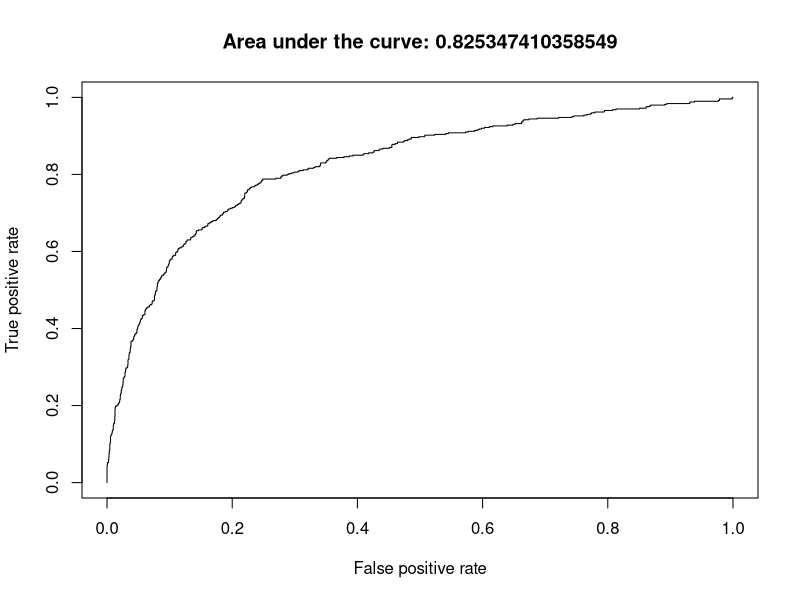

This figure's R source:
library(ROCR)
library(corrplot)
library(fastDummies)
library(MASS)
library(car)

# clean environment 
rm(list=ls())


data <- read.csv("employee_data.csv")

# Categorical data to transform to n-1 variables
CatArray <- c("Department", "EducationField", "Gender", "JobRole", "MaritalStatus")

TempData <- data

# Set seed
set.seed(42)

# Shuffle row indices: rows
rows <- sample(nrow(TempData))

# Randomly order data
TempData <- TempData[rows, ]

TempData <- TempData[-c(1)]

#Set Attrition Yes or No to 1 or 0
TempData$Attrition <- as.numeric(ifelse(TempData$Attrition == "Yes" , 1, 0))


#Set Busniess Travel to 0: No travel, 1: rarely, 2: frequently
TempData$BusinessTravel <- ifelse(TempData$BusinessTravel == "Non-Travel", 0, ifelse(TempData$BusinessTravel == "Travel_Rarely", 1, 2))

TempData <- dummy_cols(TempData, select_columns = CatArray, remove_first_dummy = TRUE, remove_selected_columns = TRUE)


# we have 4300 rows: 3010 (70%) training and the rest for testing 
# Logistic Regression

trainingSet <- head(TempData, 3010)
testSet <- tail(TempData, nrow(TempData)-3010)


basicModel <- glm(Attrition ~.,
               data =trainingSet, family=binomial(link="logit"),
               na.action=na.pass)
summary(basicModel) 

model1 <- stepAIC(basicModel, direction = "both")
summary(model1)
# AIC: 2118.6
# Removing multicollinearity through VIF check
vif(model1)


model2 <- glm(formula = Attrition ~ Age + BusinessTravel + Education + 
                 JobLevel + NumCompaniesWorked + TotalWorkingYears + TrainingTimesLastYear + 
                 YearsSinceLastPromotion + YearsWithCurrManager + EnvironmentSatisfaction + 
                 JobSatisfaction + WorkLifeBalance + JobInvolvement + AverageWorkingHours + 
                 `Department_Research & Development` + Department_Sales + 
                 `EducationField_Technical Degree` + JobRole_Manager + `JobRole_Manufacturing Director` + 
                 `JobRole_Research Director` + MaritalStatus_Married + MaritalStatus_Single, 
               family = binomial(link = "logit"), data = trainingSet, na.action = na.pass)
summary(model2)
#Accuracy = 85.73643


# Remove EducationField_Technical Degree`   -0.311127   0.221286  -1.406 0.159726  
model2 <- glm(formula = Attrition ~ Age + BusinessTravel + Education + 
                JobLevel + NumCompaniesWorked + TotalWorkingYears + TrainingTimesLastYear + 
                YearsSinceLastPromotion + YearsWithCurrManager + EnvironmentSatisfaction + 
                JobSatisfaction + WorkLifeBalance + JobInvolvement + AverageWorkingHours + 
                `Department_Research & Development` + Department_Sales 
                 + JobRole_Manager + `JobRole_Manufacturing Director` + 
                `JobRole_Research Director` + MaritalStatus_Married + MaritalStatus_Single, 
              family = binomial(link = "logit"), data = trainingSet, na.action = na.pass)
summary(model2)
#Accuracy = 85.81395


# Remove JobLevel                            -0.081963   0.051989  -1.577 0.114900  
model2 <- glm(formula = Attrition ~ Age + BusinessTravel + Education + 
                NumCompaniesWorked + TotalWorkingYears + TrainingTimesLastYear + 
                YearsSinceLastPromotion + YearsWithCurrManager + EnvironmentSatisfaction + 
                JobSatisfaction + WorkLifeBalance + JobInvolvement + AverageWorkingHours + 
                `Department_Research & Development` + Department_Sales 
              + JobRole_Manager + `JobRole_Manufacturing Director` + 
                `JobRole_Research Director` + MaritalStatus_Married + MaritalStatus_Single, 
              family = binomial(link = "logit"), data = trainingSet, na.action = na.pass)
summary(model2)
#Accuracy = 85.81395


# Remove JobInvolvement                      -0.128233   0.078656  -1.630 0.103041  
model2 <- glm(formula = Attrition ~ Age + BusinessTravel + Education + 
                NumCompaniesWorked + TotalWorkingYears + TrainingTimesLastYear + 
                YearsSinceLastPromotion + YearsWithCurrManager + EnvironmentSatisfaction + 
                JobSatisfaction + WorkLifeBalance + AverageWorkingHours + 
                `Department_Research & Development` + Department_Sales 
              + JobRole_Manager + `JobRole_Manufacturing Director` + 
                `JobRole_Research Director` + MaritalStatus_Married + MaritalStatus_Single, 
              family = binomial(link = "logit"), data = trainingSet, na.action = na.pass)
summary(model2)
#Accuracy = 85.73643


pred = predict(model2, type="response") # this returns the probability scores on the training data
predObj = prediction(pred, trainingSet$Attrition) # prediction object needed by ROCR

rocObj = performance(predObj, measure="tpr", x.measure="fpr")  # creates ROC curve obj
aucObj = performance(predObj, measure="auc")  # auc object

auc = aucObj@y.values[[1]]
auc   # the auc score: tells you how well the model predicts.

plot(rocObj, main = paste("Area under the curve:", auc))

newdata1 <- testSet[ , !(names(TempData) %in% c("Attrition"))]
newdata1$Attrition <- predict (model2,newdata=newdata1,type="response")

newdata1$Attrition <- factor(ifelse(newdata1$Attrition >= 0.5, 1, 0))

confusionMatrix <- table( newdata1$Attrition, testSet$Attrition)
confusionMatrix

accuracy <- 100*(sum(diag(confusionMatrix))/sum(confusionMatrix))
accuracy
